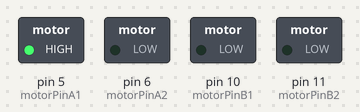
A sketch run on a simulated Arduino Uno, built with avr-gcc and run on an emulated ATmega328P. On the bench: switched loads named in the sketch (green lamp = pin HIGH). What the sketch prints to the serial monitor is not drawn.

Above: at 1.5 s.
At 5.5 s:
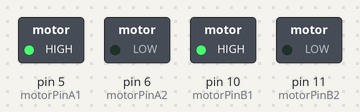
At 12.5 s:
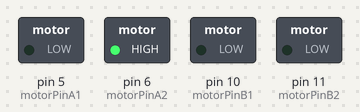
At 16.5 s:
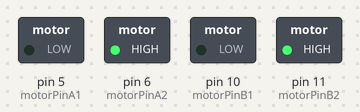
At 20.5 s:
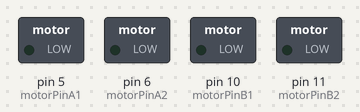
Timing chart, 0 to 28.6 s (numbered marks = the images above):
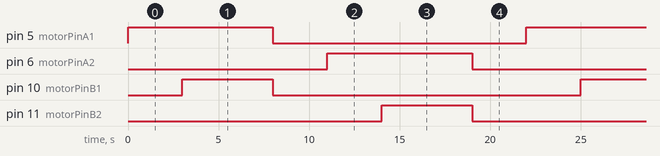

Measured:
- by itself, pin 5 (motorPinA1), pin 6 (motorPinA2): alternates HIGH for 8.0 s and LOW for 14.0 s, 10 changes in all, then stays LOW
- by itself, pin 10 (motorPinB1): alternates HIGH for 5.0 s and LOW for 17.0 s, 10 changes in all, then stays LOW
- by itself, pin 11 (motorPinB2): alternates HIGH for 5.0 s and LOW for 17.0 s

The sketch:

actuator.ino
```cpp
/*
  DCモーターを制御するプログラム (シリアル出力付き)
  - 3秒間 正転
  - 3秒間 停止
  - 3秒間 逆転
  - 3秒間 停止
  上記の動作を繰り返し、各動作をシリアルモニターに出力します。
*/

// モータードライバーに接続するピンを定義
const int motorPinA1 = 5;  // モータードライバーのIN1に接続
const int motorPinA2 = 6;  // モータードライバーのIN2に接続
const int motorPinB1 = 10;  // モータードライバーのIN1に接続
const int motorPinB2 = 11;  // モータードライバーのIN2に接続
boolean isMove = true;
int count = 0;

void setup() {
  // 2つのピンを出力モードに設定
  pinMode(motorPinA1, OUTPUT);
  pinMode(motorPinA2, OUTPUT);
  pinMode(motorPinB1, OUTPUT);
  pinMode(motorPinB2, OUTPUT);

  // シリアル通信を初期化 (ボーレート: 9600 bps)
  // この命令で、ArduinoがPCと通信できるようになります。
  Serial.begin(9600);
  Serial.println("モーター制御プログラムを開始します。");
}

void loop() {
  while (count < 5) {
    forward(motorPinA1, motorPinA2);
    delay(3000);
    forward(motorPinB1, motorPinB2);
    delay(5000);
    stop(motorPinA1, motorPinA2);
    stop(motorPinB1, motorPinB2);
    delay(3000);
    reverse(motorPinA1, motorPinA2);
    delay(3000);
    reverse(motorPinB1, motorPinB2);
    delay(5000);
    stop(motorPinA1, motorPinA2);
    stop(motorPinB1, motorPinB2);
    delay(3000);
    count++;
  }
}

void forward(int motorPin1, int motorPin2) {
  // 正転 (Forward)
  Serial.print(motorPin1);
  Serial.println(" Forward");
  digitalWrite(motorPin1, HIGH);
  digitalWrite(motorPin2, LOW);
}

void reverse(int motorPin1, int motorPin2) {
  // 逆転 (Reverse)
  Serial.print(motorPin1);
  Serial.println(" Reverse");
  digitalWrite(motorPin1, LOW);
  digitalWrite(motorPin2, HIGH);
}

void stop(int motorPin1, int motorPin2) {
  // 停止 (Stop/Brake)
  Serial.print(motorPin1);
  Serial.println(" Stop");
  digitalWrite(motorPin1, LOW);
  digitalWrite(motorPin2, LOW);
}
```
